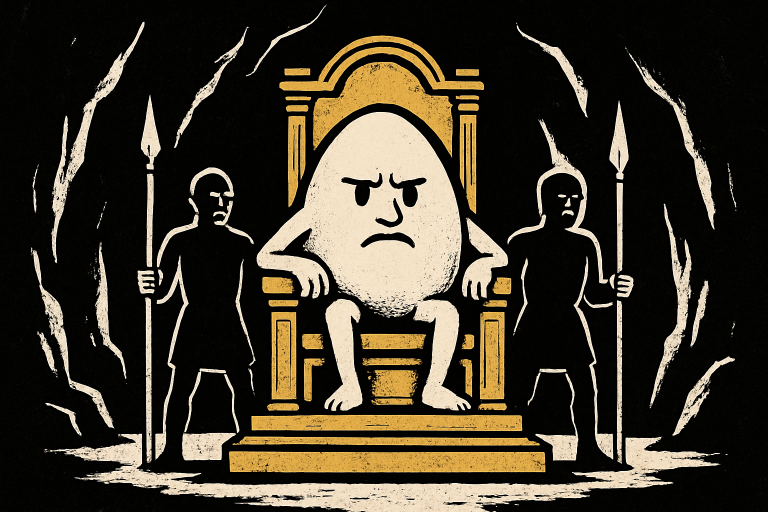
#> input picture boss_room.png, 1536 x 1024 px (shown at 1/2 size)
$ python -i image_to_ascii.py   (imports and definitions only)
#> lines starting #> are read from the running program, lines starting #| are printed output that depends on the picture
"""
Converts an image to ASCII art
Not used by the quest programm, but was used to create the ASCII art

Written by ChatGPT 5.0

https://chatgpt.com/share/68b865b3-b180-8011-a75d-800995db694c
Everything that is not in the convesation end was written by me
"""

from PIL import Image, ImageSequence, ImageEnhance
import sys
import tkinter as tk
from tkinter import filedialog, scrolledtext, ttk
import time
import threading

# Default ASCII characters (from dark to light)
DEFAULT_ASCII_CHARS = "@#S%?*+;:,."


# Resize image according to new width
def resize_image(image, new_width=80):
    width, height = image.size
    aspect_ratio = height / width
    new_height = int(aspect_ratio * new_width * 0.55)
    return image.resize((new_width, new_height))


# Convert each pixel to grayscale
def grayify(image):
    return image.convert("L")


# Convert pixels to ASCII
# [5 lines left out: function pixels_to_ascii, not called in this run]


# Convert image to ASCII frame
def image_to_ascii(image, new_width=80, ascii_chars=DEFAULT_ASCII_CHARS, brightness=1.0, contrast=1.0):
    # Resize first
    image = resize_image(image, new_width)

    # Apply brightness & contrast adjustments
    if brightness != 1.0:
        enhancer = ImageEnhance.Brightness(image)
        image = enhancer.enhance(brightness)
    if contrast != 1.0:
        enhancer = ImageEnhance.Contrast(image)
        image = enhancer.enhance(contrast)

    # Convert to grayscale
    image = grayify(image)

    # Map pixels to ASCII
    ascii_str = pixels_to_ascii(image, ascii_chars)
    pixel_count = len(ascii_str)
    ascii_image = "\n".join([ascii_str[i:(i + new_width)] for i in range(0, pixel_count, new_width)])
    return ascii_image


# Extract original frames (PIL images)
# [270 lines left out: functions extract_frames, process_frames, launch_gui, main, not called in this run]


# [2 lines not run here, left out]

>>> import cv2
>>> picture = cv2.imread('boss_room.png', cv2.IMREAD_GRAYSCALE)
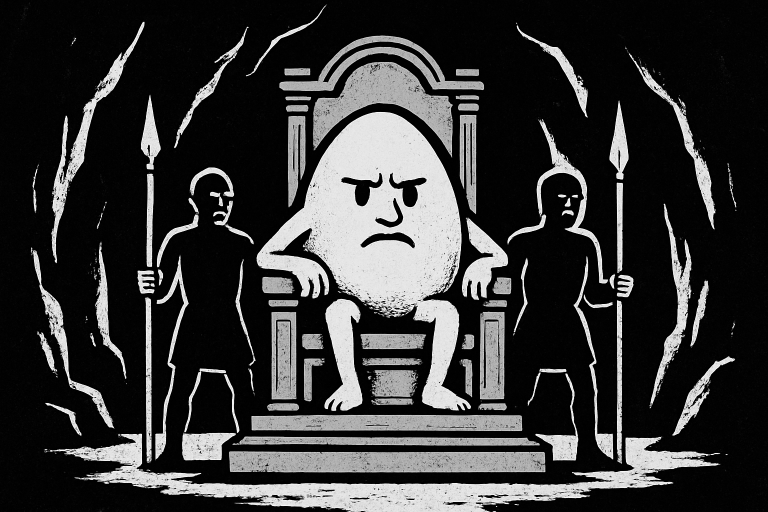
#> picture: shape (1024, 1536) (shown at 1/2 size); min 0, max 255, mean 54.7
>>> result = image_to_ascii(picture)
#> (the run stopped early here; a loop or call above may not have finished)
